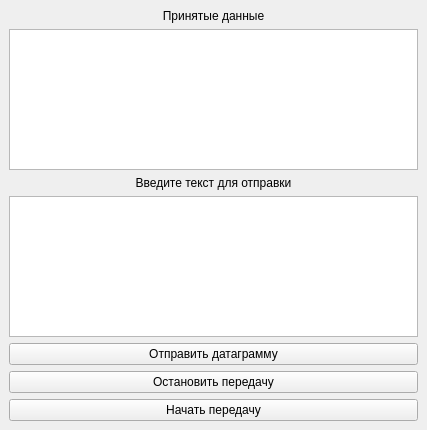
<?xml version="1.0" encoding="UTF-8"?>
<ui version="4.0">
 <class>MainWindow</class>
 <widget class="QMainWindow" name="MainWindow">
  <property name="geometry">
   <rect>
    <x>0</x>
    <y>0</y>
    <width>427</width>
    <height>430</height>
   </rect>
  </property>
  <property name="windowTitle">
   <string>MainWindow</string>
  </property>
  <widget class="QWidget" name="centralwidget">
   <layout class="QGridLayout" name="gridLayout">
    <item row="8" column="0">
     <widget class="QPushButton" name="pb_start">
      <property name="text">
       <string>Начать передачу</string>
      </property>
     </widget>
    </item>
    <item row="6" column="0">
     <widget class="QPushButton" name="pb_send">
      <property name="text">
       <string>Отправить датаграмму</string>
      </property>
     </widget>
    </item>
    <item row="3" column="0">
     <widget class="QTextEdit" name="te_enter"/>
    </item>
    <item row="0" column="0">
     <widget class="QLabel" name="lb_receiveData">
      <property name="text">
       <string>Принятые данные</string>
      </property>
      <property name="alignment">
       <set>Qt::AlignCenter</set>
      </property>
     </widget>
    </item>
    <item row="1" column="0">
     <widget class="QTextBrowser" name="te_result"/>
    </item>
    <item row="7" column="0">
     <widget class="QPushButton" name="pb_stop">
      <property name="text">
       <string>Остановить передачу</string>
      </property>
     </widget>
    </item>
    <item row="2" column="0">
     <widget class="QLabel" name="label">
      <property name="text">
       <string>Введите текст для отправки</string>
      </property>
      <property name="alignment">
       <set>Qt::AlignCenter</set>
      </property>
     </widget>
    </item>
   </layout>
  </widget>
 </widget>
 <resources/>
 <connections/>
</ui>
